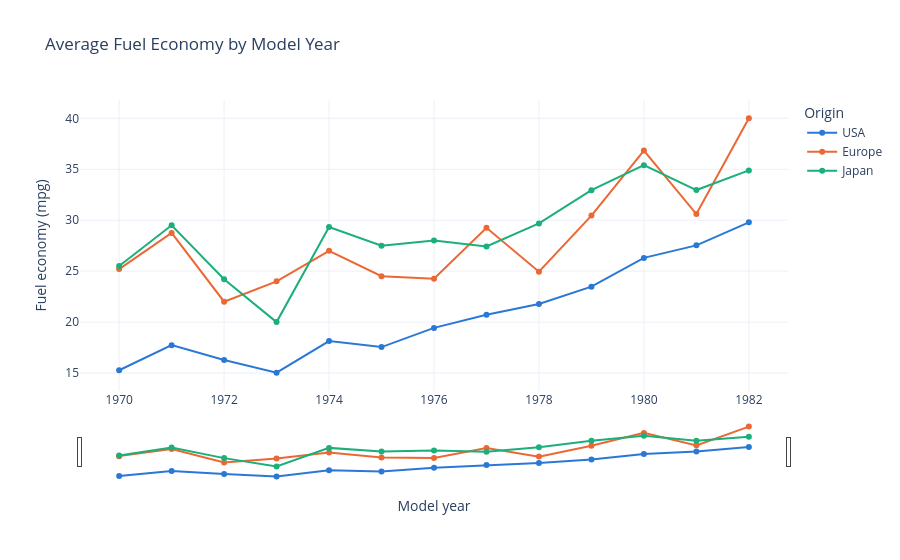

The notebook cell this image was saved under:
### Markdown cell above
## Plot 4: Line chart with a range slider

- **Target:** `target-plots/plot-4_python_line-rangeslider.html`
- **You will practice:** summarizing data first, line charts, range sliders

**What to reproduce**

- The **average** mpg for each model year and origin, one line per origin with markers
- A **range slider** under the x axis. Drag its ends to zoom in on a range of years

**Hints**

- First compute the averages. This line is given to you:

  ```python
  yearly = cars.groupby(["model_year", "origin"], as_index=False)["mpg"].mean()
  ```

- Then plot the new `yearly` data frame: `fig4 = px.line(yearly, x="model_year", y="mpg", color="origin", markers=True, ...)`
- Add the slider after creating the figure: `fig4.update_xaxes(rangeslider_visible=True)`
- Docs: [Line charts](https://plotly.com/python/line-charts/), [Range slider](https://plotly.com/python/range-slider/)

### Code cell
# Plot 4: your code here

yearly = cars.groupby(["model_year", "origin"],
                      as_index = False)["mpg"].mean()

fig4 = px.line(yearly, x = "model_year", y = "mpg",
               color = "origin",
               markers = True,
               color_discrete_map=ORIGIN_COLORS,
               category_orders={"origin": ORIGIN_ORDER},
               labels=LABELS,
               template="plotly_white", 
               title = "Average Fuel Economy by Model Year",
               )

fig4.update_xaxes(rangeslider_visible=True)

fig4.show()

### Figure 1 — Plotly figure (JSON) as saved in the notebook; plotly's stock layout.template omitted (floating-point values rounded to 4 significant figures)
{"data": [{"hovertemplate": "Origin=USA<br>Model year=%{x}<br>Fuel economy (mpg)=%{y}<extra></extra>", "legendgroup": "USA", "line": {"color": "#2a78d6", "dash": "solid"}, "marker": {"symbol": "circle"}, "mode": "lines+markers", "name": "USA", "orientation": "v", "showlegend": true, "type": "scatter", "x": [1970, 1971, 1972, 1973, 1974, 1975, 1976, 1977, 1978, 1979, 1980, 1981, 1982], "xaxis": "x", "y": [15.27, 17.74, 16.28, 15.03, 18.14, 17.55, 19.43, 20.72, 21.77, 23.48, 26.3, 27.53, 29.79], "yaxis": "y"}, {"hovertemplate": "Origin=Europe<br>Model year=%{x}<br>Fuel economy (mpg)=%{y}<extra></extra>", "legendgroup": "Europe", "line": {"color": "#eb6834", "dash": "solid"}, "marker": {"symbol": "circle"}, "mode": "lines+markers", "name": "Europe", "orientation": "v", "showlegend": true, "type": "scatter", "x": [1970, 1971, 1972, 1973, 1974, 1975, 1976, 1977, 1978, 1979, 1980, 1981, 1982], "xaxis": "x", "y": [25.2, 28.75, 22.0, 24.0, 27.0, 24.5, 24.25, 29.25, 24.95, 30.45, 36.84, 30.6, 40.0], "yaxis": "y"}, {"hovertemplate": "Origin=Japan<br>Model year=%{x}<br>Fuel economy (mpg)=%{y}<extra></extra>", "legendgroup": "Japan", "line": {"color": "#1baf7a", "dash": "solid"}, "marker": {"symbol": "circle"}, "mode": "lines+markers", "name": "Japan", "orientation": "v", "showlegend": true, "type": "scatter", "x": [1970, 1971, 1972, 1973, 1974, 1975, 1976, 1977, 1978, 1979, 1980, 1981, 1982], "xaxis": "x", "y": [25.5, 29.5, 24.2, 20.0, 29.33, 27.5, 28.0, 27.42, 29.69, 32.95, 35.4, 32.96, 34.89], "yaxis": "y"}], "layout": {"legend": {"title": {"text": "Origin"}, "tracegroupgap": 0}, "title": {"text": "Average Fuel Economy by Model Year"}, "xaxis": {"anchor": "y", "domain": [0, 1], "rangeslider": {"visible": true}, "title": {"text": "Model year"}}, "yaxis": {"anchor": "x", "domain": [0, 1], "title": {"text": "Fuel economy (mpg)"}}}}
